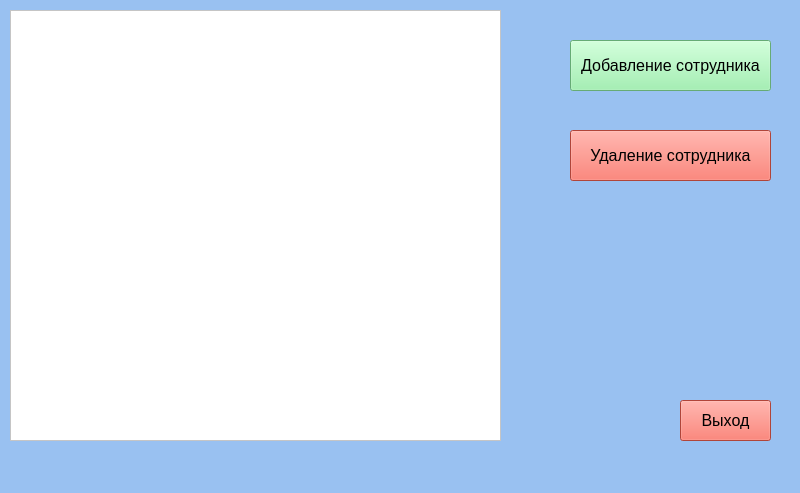
<?xml version="1.0" encoding="UTF-8"?>
<ui version="4.0">
 <class>MainWindow</class>
 <widget class="QMainWindow" name="MainWindow">
  <property name="geometry">
   <rect>
    <x>0</x>
    <y>0</y>
    <width>800</width>
    <height>493</height>
   </rect>
  </property>
  <property name="windowTitle">
   <string>MainWindow</string>
  </property>
  <property name="styleSheet">
   <string notr="true">background-color: rgb(153, 193, 241);</string>
  </property>
  <widget class="QWidget" name="centralwidget">
   <widget class="QTableView" name="tableView">
    <property name="geometry">
     <rect>
      <x>10</x>
      <y>10</y>
      <width>491</width>
      <height>431</height>
     </rect>
    </property>
    <property name="styleSheet">
     <string notr="true">background-color: rgb(255, 255, 255);</string>
    </property>
   </widget>
   <widget class="QPushButton" name="btn_people_up">
    <property name="geometry">
     <rect>
      <x>570</x>
      <y>40</y>
      <width>201</width>
      <height>51</height>
     </rect>
    </property>
    <property name="font">
     <font>
      <pointsize>12</pointsize>
     </font>
    </property>
    <property name="styleSheet">
     <string notr="true">background-color: rgb(143, 240, 164);</string>
    </property>
    <property name="text">
     <string>Добавление сотрудника</string>
    </property>
   </widget>
   <widget class="QPushButton" name="btn_people_del">
    <property name="geometry">
     <rect>
      <x>570</x>
      <y>130</y>
      <width>201</width>
      <height>51</height>
     </rect>
    </property>
    <property name="font">
     <font>
      <pointsize>12</pointsize>
     </font>
    </property>
    <property name="styleSheet">
     <string notr="true">background-color: rgb(246, 97, 81)</string>
    </property>
    <property name="text">
     <string>Удаление сотрудника</string>
    </property>
   </widget>
   <widget class="QPushButton" name="btn_exit">
    <property name="geometry">
     <rect>
      <x>680</x>
      <y>400</y>
      <width>91</width>
      <height>41</height>
     </rect>
    </property>
    <property name="font">
     <font>
      <pointsize>12</pointsize>
     </font>
    </property>
    <property name="styleSheet">
     <string notr="true">background-color: rgb(246, 97, 81);</string>
    </property>
    <property name="text">
     <string>Выход</string>
    </property>
   </widget>
  </widget>
  <widget class="QMenuBar" name="menubar">
   <property name="geometry">
    <rect>
     <x>0</x>
     <y>0</y>
     <width>800</width>
     <height>23</height>
    </rect>
   </property>
  </widget>
  <widget class="QStatusBar" name="statusbar"/>
 </widget>
 <resources/>
 <connections/>
</ui>
